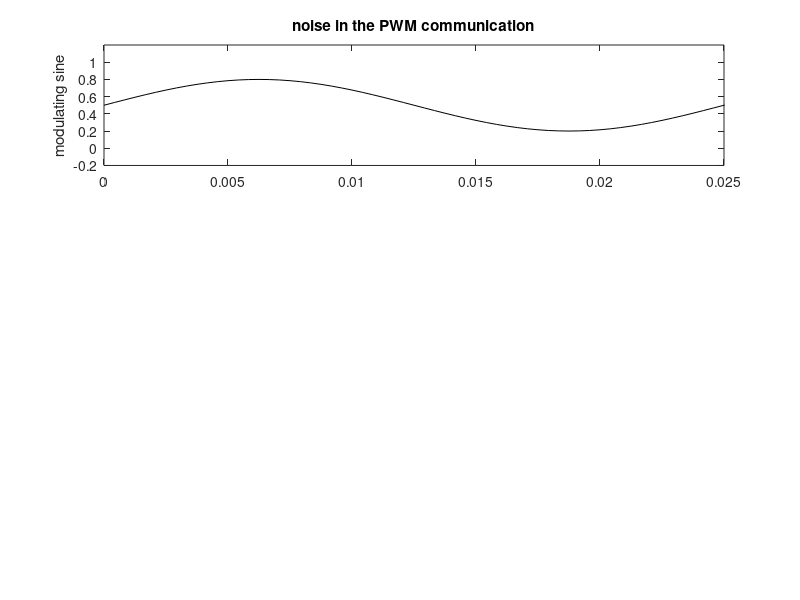

Write the MATLAB code that produced this figure. (Note: this script raises an error after producing the figure.)
% PWM and noise in the communication channel

% the modulating signal is a sine
fa=40; %signal frequency in Hz
wa=2*pi*fa; %signal frequency in rad/s

nsc=60; %number of samples per signal period
fs=nsc*fa; %sampling frequency in Hz
tiv=1/fs; %time interval between samples;
t=0:tiv:(0.03-tiv); %time intervals set (0.03 seconds)

%sampling the modulating signal
a=0.5+0.3*sin(wa*t);

subplot(3,1,1);
plot(t,a,'k');
ylabel('modulating sine'); title('noise in the PWM communication');
axis([0 0.025 -0.2 1.2]);

%PWM modulation
[PWMy,ty]=modulate(a,fa,fs,'pwm','centered');

Nnu=length(ty); %number of data points
nu=randn(Nnu,1); %random noise signal data set
PWMyn=PWMy+(0.2*nu)'; %adding noise to communication channel

subplot(3,1,2)
plot(ty/nsc,PWMyn,'k');
ylabel('comm. signal');
axis([0 0.025 -0.8 1.8]);

%PWM demodulation
PWMa=demod(PWMyn,fa,fs,'pwm','centered');
subplot(3,1,3)
plot(t,PWMa,'k');
ylabel('demodulated sine');
axis([0 0.025 -0.2 1.2]);
xlabel('seconds');
